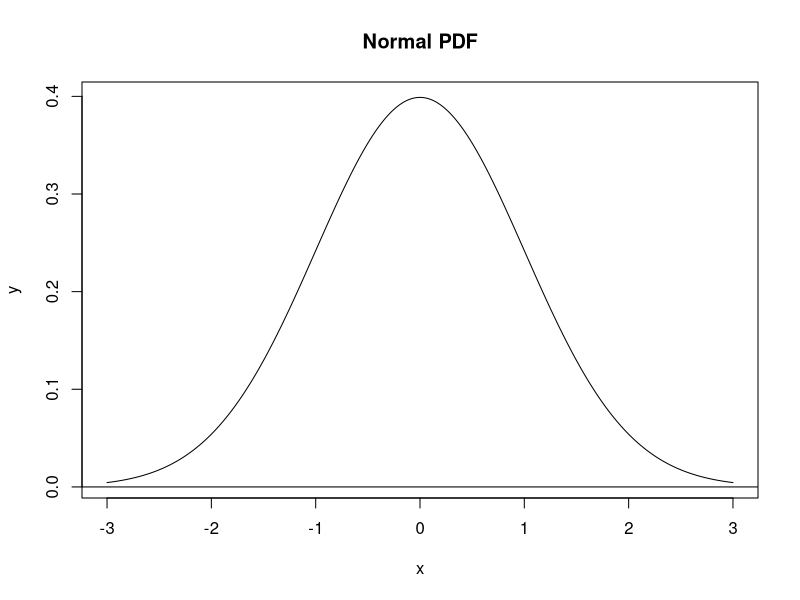
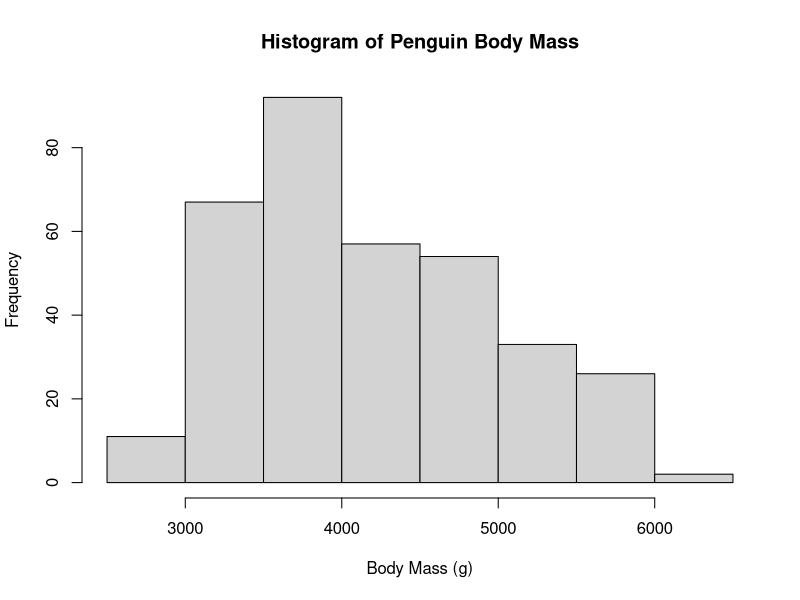
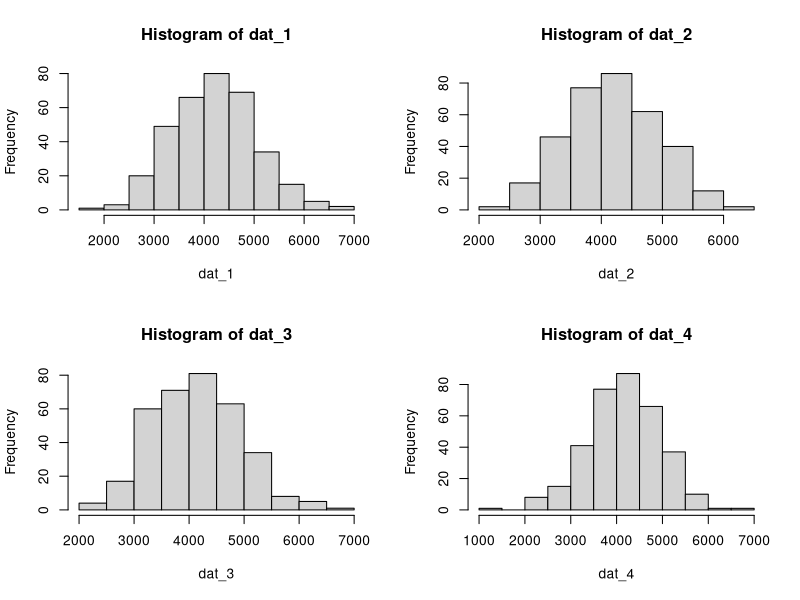
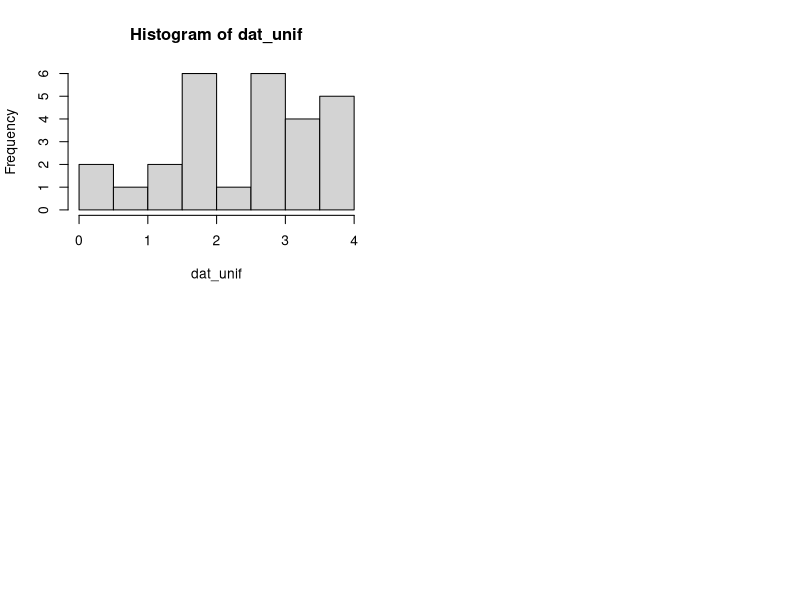
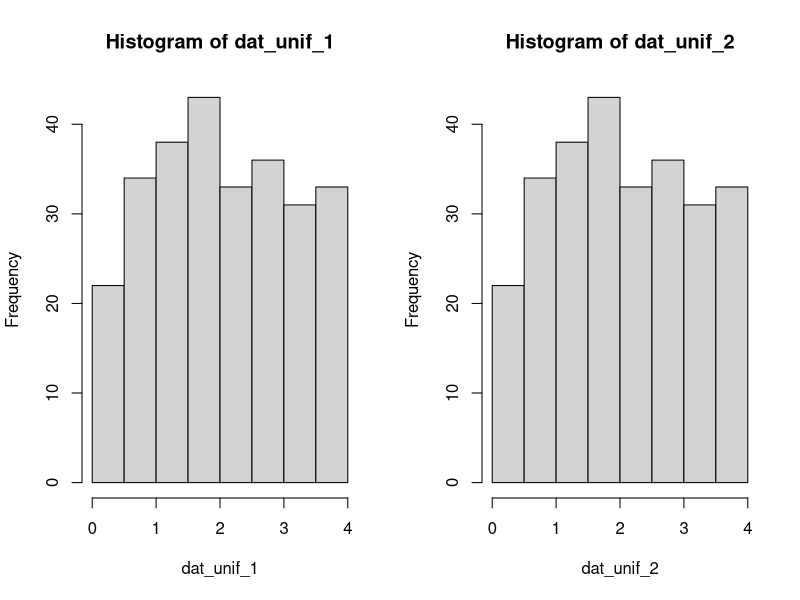
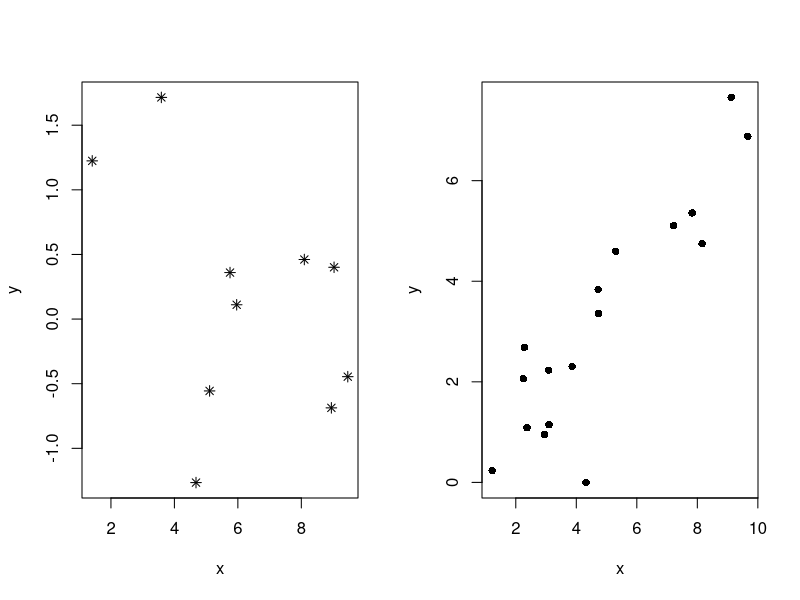

Write the R code that produced these figures, in order. (Note: this script raises an error after producing the figures.)
# Generate a vector of x-values
x = seq(-3, 3, length.out = 1000)
y = dnorm(x)

plot(x, y, main = "Normal PDF", type = "l")
abline(h = 0)

require(palmerpenguins)
hist(
  penguins$body_mass_g,
  main = "Histogram of Penguin Body Mass",
  xlab = "Body Mass (g)")

mean(penguins$body_mass_g, na.rm = FALSE)
sd(penguins$body_mass_g, na.rm = FALSE)
nrow(penguins)

n_pts        = 344
penguin_mean = 4202
penguin_sd   = 802

dat_1 = rnorm(n = 344, mean = 4202, sd = 802)
dat_2 = rnorm(n = 344, mean = 4202, sd = 802)
dat_3 = rnorm(n = 344, mean = 4202, sd = 802)
dat_4 = rnorm(n = 344, mean = 4202, sd = 802)

par(mfrow = c(2, 2))

hist(dat_1)
hist(dat_2)
hist(dat_3)
hist(dat_4)

dat_unif = runif(n = 27, min = 0, max = 4)
hist(dat_unif)

set.seed(1)
dat_unif_1 = runif(n = 270, min = 0, max = 4)
set.seed(1)
dat_unif_2 = runif(n = 270, min = 0, max = 4)

par(mfrow = c(1, 2))
hist(dat_unif_1)
hist(dat_unif_2)

set.seed(123)
n = 17
slope = 0.7
intcp = 0.2

#create random dataframe
n_pts = 10
x_min = 1
x_max = 10

# X values are uniformly distributed
x_random = runif(n = n_pts, min = x_min, max = x_max)

# Y values are normally-distributed.
# I used the default parameters for mean and sd.
y_random = rnorm(n = n_pts)

dat_random = data.frame(x = x_random, y = y_random)

plot(y ~ x, data = dat_random, pch = 8)

guess_x = 6
guess_y = 4
guess_slope = 0.72

x = runif(n = n, min = 1, max = 10)
y = rnorm(n = n, mean = slope * x + intcp)

plot(x, y, pch = 16)
curve(line_point_slope(x, guess_x, guess_y, guess_slope), add = T)

# Calculates the value of y for a linear function, given the coordinates
# of a known point (x1, y1) and the slope of the line.
line_point_slope = function(x, x1, y1, slope)
{
  get_y_intercept = 
    function(x1, y1, slope) 
      return(-(x1 * slope) + y1)
  
  linear = 
    function(x, yint, slope) 
      return(yint + x * slope)
  
  return(linear(x, get_y_intercept(x1, y1, slope), slope))
}


#Lab 4 
norm_17 = rnorm(n = 17, mean = 10.4, sd = 2.4)
norm_30 = rnorm(n = 30, mean = 10.4, sd = 2.4)
norm_300 = rnorm(n = 300, mean = 10.4, sd = 2.4)
norm_3000 = rnorm(n = 3000, mean = 10.4, sd = 2.4)

#histograms of norms
require(here)
png(
  filename = here("lab_04_hist_01.png"),
  width = 1500, height = 1600, 
  res = 180)
par(mfrow = c(2, 2))

hist(norm_17,main="17 Points")
hist(norm_30,main="30 Points")
hist(norm_300,main="300 Points")
hist(norm_3000,main="3000 Points")
dev.off()

# Generate a vector of x-values
svg("norm_1.svg")

x = seq(0, 30, length.out = 1000)
y = dnorm(x, mean= 10.4, sd = 2.4)

plot(x, y, main = "Standard Normal PDF with 10.4 mean nd 2.4 SD", type = "l", xlim = c(1, 18))
abline(h = 0)

#create random dataframe
png(
  filename = here("lab_04_random_plots.png"),
  width = 1500, height = 1600, 
  res = 180)
par(mfrow=c(2,2))

n_pts = 10
x_min = 1
x_max = 10
x_random = runif(n = n_pts, min = x_min, max = x_max)
y_random = rnorm(n = n_pts)
dat_random1 = data.frame(x = x_random, y = y_random)
plot(y~x, data = dat_random, pch = 8, main="Scatterplot 10 points")

n_pts = 30
x_min = 1
x_max = 30
x_random = runif(n = n_pts, min = x_min, max = x_max)
y_random = rnorm(n = n_pts)
dat_random2 = data.frame(x = x_random, y = y_random)
hist(x_random, col = "red",main="Histogram of 30 points")

n_pts = 20
x_min = 1
x_max = 20
x_random = runif(n = n_pts, min = x_min, max = x_max)
y_random = rnorm(n = n_pts)
dat_random3 = data.frame(x = x_random, y = y_random)
plot(y~x, data = dat_random3, pch = 5, col="blue", main="Scatterplot 20 points")

n_pts = 50
x_min = 1
x_max = 50
x_random = runif(n = n_pts, min = x_min, max = x_max)
y_random = rnorm(n = n_pts)
dat_random4 = data.frame(x = x_random, y = y_random)
plot(y~x, data = dat_random4, pch = 10, col="chartreuse", main="Scatterplot 50 points")

dev.off()


#Q 10 
png(filename = here("lab_04_linear_fit_2.png"),
    width = 1500, height = 1600, 
    res = 180)
line_point_slope = function(x, x1, y1, slope)
{
  get_y_intercept = 
    function(x1, y1, slope) 
      return(-(x1 * slope) + y1)
  
  linear = 
    function(x, yint, slope) 
      return(yint + x * slope)
  
  return(linear(x, get_y_intercept(x1, y1, slope), slope))
}

plot(y~x, data = dat_random3, pch = 9, main="Scatterplot 20 points with linear fit")
curve(line_point_slope(x, 7, 0, .05), add = T)

#predicted y values
y_predicted = line_point_slope(dat_random3$x, 7,0,0.05)
y_predicted
#add y_predicted as column 
dat_random3$y_predicted = y_predicted 
dat_random3
#create residuals (predicted - observed)
resids = y_predicted - y_random
resids
sum(resids)
#add residual column 
dat_random3$resids = resids 
dat_random3

#Q 14 graphs
par(mfrow=c(1,2))
hist(dat_random3$resids, xlab="Residuals", main = "Histogram of Model Residuals")
plot(x = dat_random3$y_predicted, y = dat_random3$resids, xlab="Predicted Values", ylab="Residuals", main="Residual vs Predicted Scatterplot")
legend("bottomright", title="Legend",legend="Predicted Values",pch= 1, cex=0.7)
